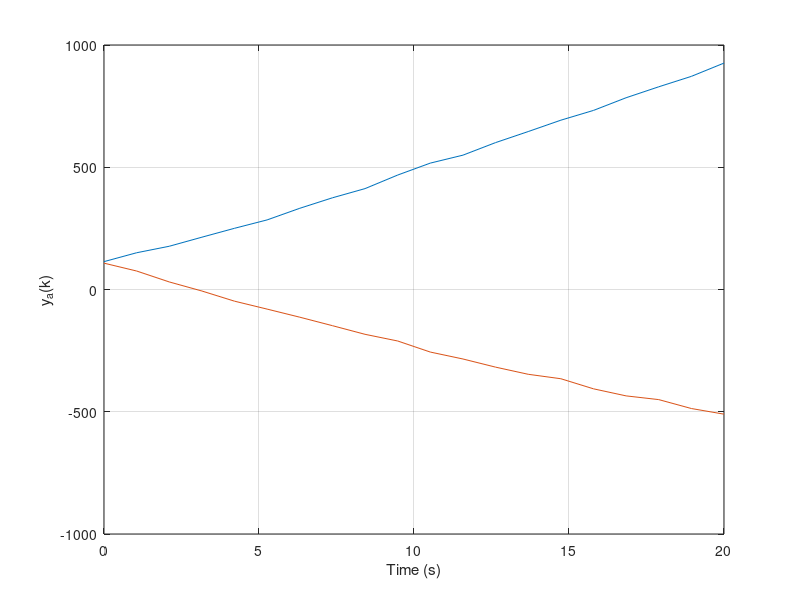

Source code (MATLAB):
clc
clear all
close all

%% Constants Definition
delta_t=0.5;
time=linspace(0,300,300);
Omega_a=0.045;
Omega_b=-0.045;

qw=10;
W=qw*[2 0.05;0.05 0.5];

GamA=[0 0;1 0;0 0;0 1];
GamB=[0 0;1 0;0 0;0 1];

%%%%%%%%%%%%%%%%%%%%%%%%%%%%%%%%%%
%% PART A 
%%%%%%%%%%%%%%%%%%%%%%%%%%%%%%%%%%
A_mat = @(omega) [0 1 0 0;0 0 0 -omega;0 0 0 1;0 omega 0 0];
A_a = A_mat(Omega_a)
A_b = A_mat(Omega_b)

F_mat = @(omega, dt) [1, sin(omega * dt) / omega, 0, -(1 - cos(omega * dt)) / omega;
                      0, cos(omega * dt), 0, -sin(omega * dt);
                      0, (1 - cos(omega * dt)) / omega, 1, sin(omega * dt) / omega;
                      0, sin(omega * dt), 0, cos(omega * dt)];


Fa = F_mat(Omega_a, delta_t)
Fb = F_mat(Omega_b, delta_t)


Z = @(dt, A, gamma, W_mat) dt * [-A, gamma * W_mat * gamma'; zeros(4, 4), A'];

Za = Z(delta_t, A_a, GamA, W);
Zb = Z(delta_t, A_b, GamB, W);

e_za = expm(Za);
e_zb = expm(Zb);

FinvQA = e_za(1:4, 5:8);
Qa = (Fa')' * FinvQA

FinvQB = e_zb(1:4, 5:8);
Qb = (Fb')' * FinvQB


%%%%%%%%%%%%%%%%%%%%%%%%%%%
%% PART B - i
%%%%%%%%%%%%%%%%%%%%%%%%%%%
% set random number seed for consistency between runs
rng(100)

Ha=[1 0 0 0; 0 0 1 0];
Ra=[20 0.05; 0.05 20];

load('hw8problem1_data')
xa = xasingle_truth;

R_block = [];
H_block = [];

% generate noisy measurements 
for i = 1:length(xasingle_truth)
    noise = mvnrnd([0 0], Ra);
    y_k(:,i) = Ha * xasingle_truth(:,i) + noise';
end

figure(1)
time = linspace(0, 20, 20);
plot(time,y_k(:, 1:20))

xlabel('Time (s)')
ylabel('y_a(k)')
grid on


%%%%%%%%%%%%%%%%%%%%%%%%%%%%%%
%% PART B - ii 
%%%%%%%%%%%%%%%%%%%%%%%%%%%%%%
% initial mean and covariance guesses 
mu_a = [0 85 * cos(pi / 4), 0, -85 * sin(pi / 4)]';
P0_a = 900 * diag([10, 2, 10, 2]);

xm = mu_a;
Pm = P0_a;
K = zeros(4,2);

% Kalman Filter 
for i = 1:(length(xasingle_truth) - 1)
    % Prediction Step 
    xm(:, i+1) = Fa * xm(:, 1);
    Pm(:, :, i+1) = Fa * Pm(:,:,i) * Fa' + Qa;
    K(:, :, i+1) = Pm(:, :, i+1) * Ha' * inv(Ha * Pm(:,:,i+1) * Ha' + Ra);
    
    % Correction Step 
    xm(:, i+1) = xm(:, i+1) + K(:, :, i+1) * (y_k(:, i+1) - Ha * xm(:, i+1));
    Pm(:, :, i+1) = (eye(4) - K(:, :, i+1) * Ha) * Pm(i+1);
end

%%%%%%%%%%%%%%%%%%%
%% PART C -- Setup 
%%%%%%%%%%%%%%%%%%%
mu_a_0 = [0, 85 * cos(pi / 4), 0, -85 * sin(pi / 4)]; 
P_a_0 = 900 * diag([10, 2, 10, 2]); 
mu_b_0 = [3200, 85 * cos(pi / 4), 3200, -85 * sin(pi / 4)];
P_b_0 = 900 * diag([11, 4, 11, 4]); 

R_d = [10 , 0.15; 0.15, 10]; 

%%%%%%%%%%%%%%%%
%% PART C -- i
%%%%%%%%%%%%%%%%





%%%%%%%%%%%%%%%%
%% PART C -- ii 
%%%%%%%%%%%%%%%%

%%%%%%%%%%%%%%%%%
%% PART C -- iii
%%%%%%%%%%%%%%%%%%




